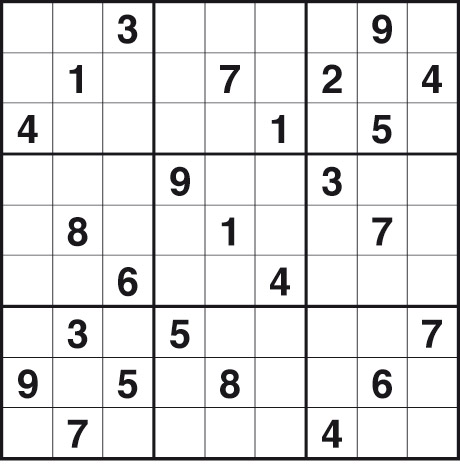
#> input picture images/Sudoku2590hard.jpg, 460 x 467 px
$ python get_numbers.py images/Sudoku2590hard.jpg   (Python 2 division)
#> lines starting #> are read from the running program, lines starting #| are printed output that depends on the picture; after the words box and inside, x2 and y2 are one past the last pixel; in counts of white or black regions, pixels touching at a corner belong together
#/bin/env python3

import cv2,sys
import numpy as np
from PIL import Image
from pytesseract import image_to_string
if not len(sys.argv) == 2:
    print("Wrong number of arguments")
    sys.exit(1)

filename = sys.argv[1]

image = cv2.imread(filename)
#> image is the input picture: shape (467, 460, 3); mean B, G, R 230.6, 230.1, 230.3
if 0 == len(image):
    print("couldn't load image.")
    sys.exit(1)

def dist_line(p1,p2,p3):
    x1,y1 = p1[0]
    x2,y2 = p2[0]
    x0,y0 = p3[0]
    return ((y2 - y1) * x0 - (x2 - x1) * y0 + x2*y1 - y2*x1) / np.sqrt((y2-y1)**2 + (x2 - x1) ** 2)

def fix_poly(polygon):
    ret = np.array([ [0,0],[0,0],[0,0],[0,0] ],np.float32)
    min_ = np.sqrt(polygon[0][0][0]**2 + polygon[0][0][1]**2)
    minc = 0
    for i in range(1,4):
        if np.sqrt(polygon[i][0][0]**2 + polygon[i][0][1]**2) < min_:
            min_ = np.sqrt(polygon[i][0][0]**2 + polygon[i][0][1]**2)
            minc = i

    #found top left vertex, rotate until it's on the top left
    for i in range(minc):
        polygon = np.roll(polygon,-1,axis=0)

    #if needed, "invert" the order.
    dist1 = dist_line(polygon[0],polygon[2],polygon[1])
    dist3 = dist_line(polygon[0],polygon[2],polygon[3])
    if dist3 > dist1:
        x = polygon[3][0][0]
        y = polygon[3][0][1]
        polygon[3][0][0] = polygon[1][0][0]
        polygon[3][0][1] = polygon[1][0][1]
        polygon[1][0][0] = x
        polygon[1][0][1] = y
    ret[0] = polygon[0][0]
    ret[1] = polygon[1][0]
    ret[2] = polygon[2][0]
    ret[3] = polygon[3][0]
    return ret

def to_binary(image):
    gray_image = cv2.cvtColor(image, cv2.COLOR_BGR2GRAY)
    gray_image = cv2.GaussianBlur(gray_image,(5,5),0)
    image2 = cv2.adaptiveThreshold(gray_image,255,cv2.ADAPTIVE_THRESH_GAUSSIAN_C,cv2.THRESH_BINARY_INV ,75,5)
    return image2

def get_tile(image):
    image2 = to_binary(image)
#> in to_binary, `gray_image = cv2.GaussianBlur(gray_image,(5,5),0)`:
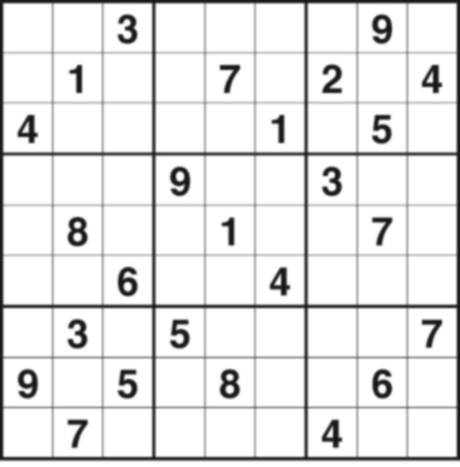
#> gray_image: shape (467, 460); min 23, max 255, mean 230.2
#> in to_binary, `image2 = cv2.adaptiveThreshold(gray_image,255,cv2.ADAPTIVE_THRESH_GAUS..`:
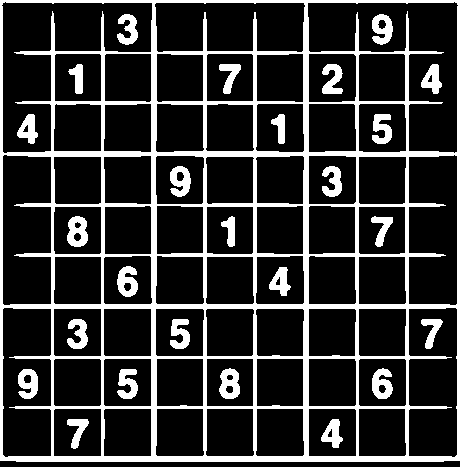
#> image2: shape (467, 460); 19.9% white; 26 white regions

    contours, hierarchy = cv2.findContours(image2, cv2.RETR_TREE, cv2.CHAIN_APPROX_SIMPLE)
    biggest = None
    max_area = 0
    for i in contours:
        area = cv2.contourArea(i)
        if area > 100:
            peri = cv2.arcLength(i,True)
            approx = cv2.approxPolyDP(i,0.02*peri,True)
            if area > max_area and len(approx)==4:
                biggest = approx
                max_area = area


    dst_bounds = np.array([ [0,0],[899,0],[899,899],[0,899] ],np.float32)
    biggest = fix_poly(biggest)	# we put the corners of biggest square in CW order to match with h

    transform = cv2.getPerspectiveTransform(biggest,dst_bounds)	# apply perspective transformation
    warp = cv2.warpPerspective(image,transform,(900,900))
    return warp

warp = get_tile(image)
#> in get_tile, `contours, hierarchy = cv2.findContours(image2, cv2.RETR_TREE, cv2.CHAI..`: contours = 102 contours; largest, box (x1, y1, x2, y2) and area: (0, 0, 460, 462) 211568, (307, 1, 459, 154) 11979, (1, 1, 153, 154) 11949, (2, 307, 52, 458) 7101, (408, 307, 458, 458) 7094
#> the loop in get_tile, `for i in contours:` made 102 passes
#> (area, peri, biggest, max_area) on pass 1: (211568, 1838.8, [[0, 0], [0, 460], [459, 460], [459, 0]], 211568)
#> (area, peri, approx) on passes 2, 3, 6, 7, 8, 9: (2266, 188.5, [[358, 409], [404, 408], [406, 454], [359, 456]]), (2300.5, 189.1, [[308, 409], [354, 408], [356, 455], [309, 456]]), (2272, 189.3, [[256, 409], [302, 408], [304, 454], [257, 456]]), (2262, 189.3, [[206, 409], [252, 408], [254, 454], [207, 456]]), (2267, 189.3, [[156, 409], [202, 408], [204, 454], [157, 456]]), (2280.5, 189.9, [[105, 408], [151, 409], [150, 456], [103, 455]])
#> after the loop in get_tile, `for i in contours:`: max_area = 211568
#> in fix_poly, `min_ = np.sqrt(polygon[0][0][0]**2 + polygon[0][0][1]**2)`: min_ = 0
#> after the loop in fix_poly, `for i in range(minc):`: polygon = [[0, 0], [0, 460], [459, 460], [459, 0]]
#> in dist_line, `x1,y1 = p1[0]`: x1 = 0
#> in dist_line, `x2,y2 = p2[0]`: x2 = 459; y2 = 460
#> in dist_line, `x0,y0 = p3[0]`: x0 = 0; y0 = 460
#> in fix_poly, `dist1 = dist_line(polygon[0],polygon[2],polygon[1])`: dist1 = -324.9
#> in fix_poly, `dist3 = dist_line(polygon[0],polygon[2],polygon[3])`: dist3 = 324.9
#> in fix_poly, `x = polygon[3][0][0]`: x = 459
#> in fix_poly, `y = polygon[3][0][1]`: y = 0
#> in get_tile, `biggest = fix_poly(biggest)`: biggest = [[0, 0], [459, 0], [459, 460], [0, 460]]
#> in get_tile, `transform = cv2.getPerspectiveTransform(biggest,dst_bounds)`: transform = [[1.96, 0, 0], [0, 1.95, 0], [0, 0, 1]]
#> in get_tile, `warp = cv2.warpPerspective(image,transform,(900,900))`:
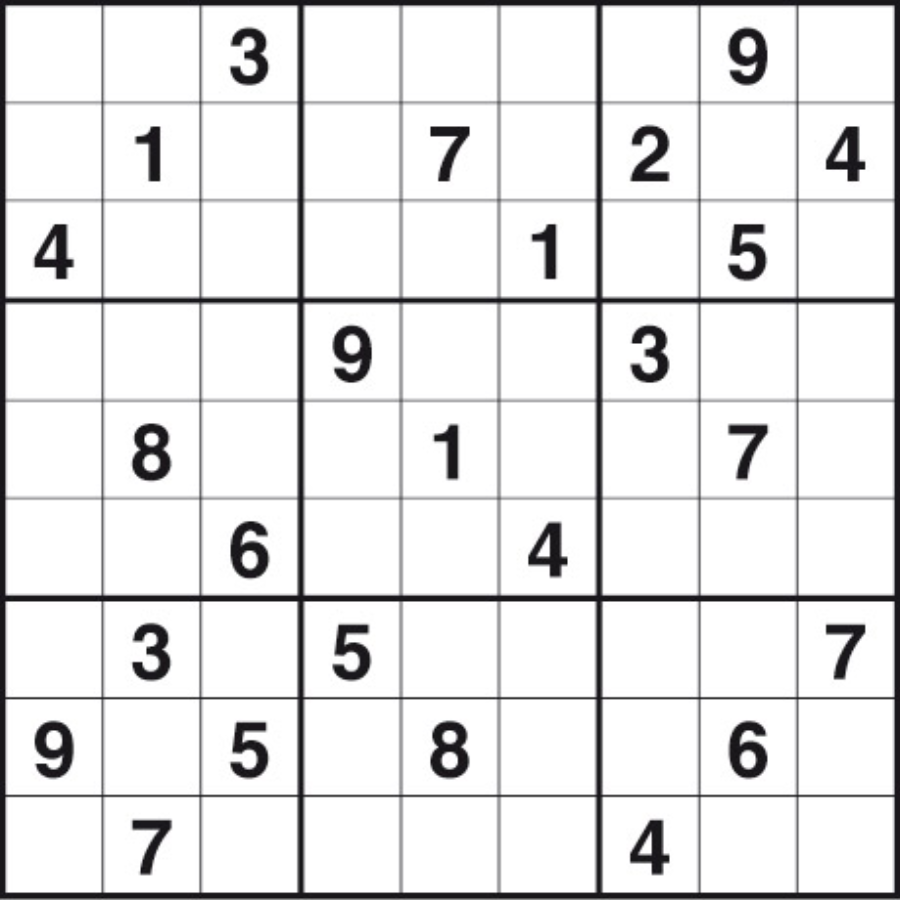
#> warp: shape (900, 900, 3); mean B, G, R 230.6, 230.2, 230.3

bw = to_binary(warp)
#> in to_binary (call 2), `image2 = cv2.adaptiveThreshold(gray_image,255,cv2.ADAPTIVE_THRESH_GAUS..`:
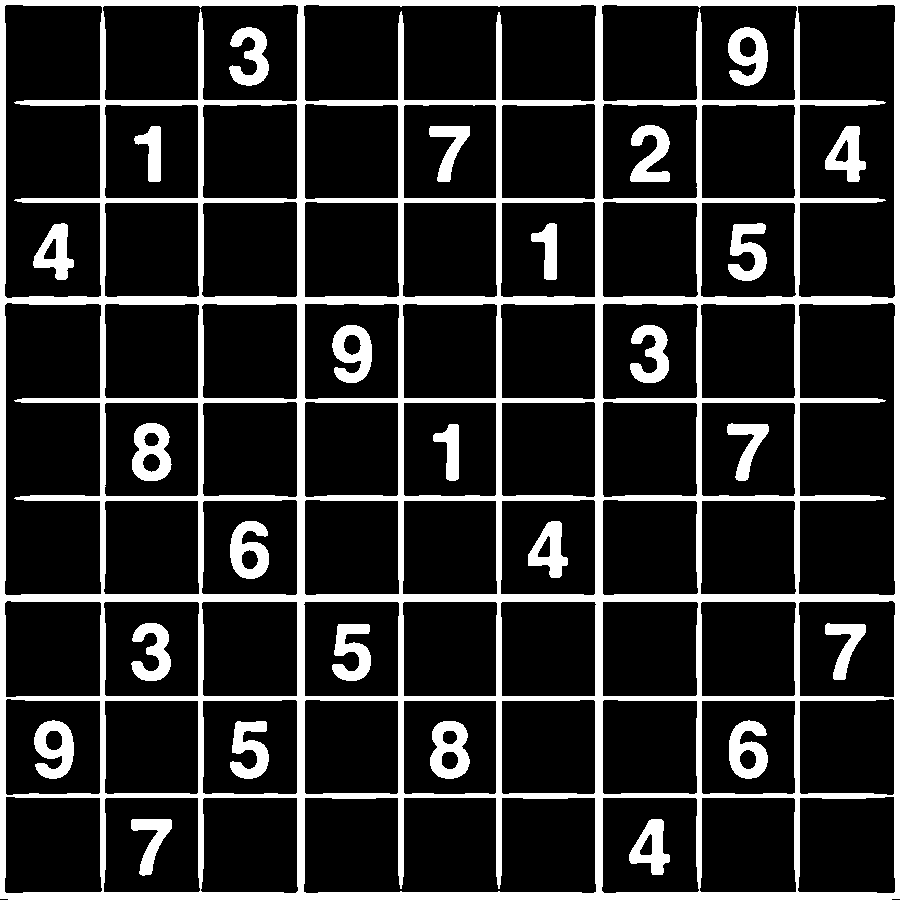
#> image2: shape (900, 900); 16.8% white; 26 white regions, largest, box (x1, y1, x2, y2) and area: (0, 0, 900, 900) 105139, (132, 423, 172, 481) 1480, (430, 721, 470, 779) 1480
#
# cv2.imshow("bw",bw)
# cv2.waitKey(0)
# cv2.destroyAllWindows()

sudoku = []
for i in range(9):
    ln = []
    for j in range(9):
        ln.append(bw[i*100:(i+1)*100, j*100:(j+1)*100 ])
    sudoku.append(ln)
#> after the loop, sudoku = 9 items

def train(): #from opencv tutorial
    img = cv2.imread('digits.png')
#> (the run stopped early here; a loop or call above may not have finished)
